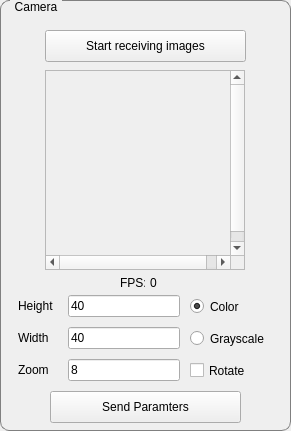
   <widget class="QGroupBox" name="groupBox_8">
    <property name="geometry">
     <rect>
      <x>30</x>
      <y>160</y>
      <width>291</width>
      <height>431</height>
     </rect>
    </property>
    <property name="styleSheet">
     <string notr="true">QGroupBox {
	border: 1px solid gray;
	border-radius: 9px;
	margin-top: 0.5em;
}

QGroupBox::title {
    subcontrol-origin: margin;
    left: 10px;
    padding: 0 3px 0 3px;
}
</string>
    </property>
    <property name="title">
     <string>Camera</string>
    </property>
    <widget class="QPushButton" name="btnImage">
     <property name="geometry">
      <rect>
       <x>45</x>
       <y>30</y>
       <width>201</width>
       <height>32</height>
      </rect>
     </property>
     <property name="text">
      <string>Start receiving images</string>
     </property>
    </widget>
    <widget class="QScrollArea" name="scrollCamera">
     <property name="geometry">
      <rect>
       <x>45</x>
       <y>70</y>
       <width>200</width>
       <height>200</height>
      </rect>
     </property>
     <property name="minimumSize">
      <size>
       <width>200</width>
       <height>200</height>
      </size>
     </property>
     <property name="maximumSize">
      <size>
       <width>200</width>
       <height>200</height>
      </size>
     </property>
     <property name="autoFillBackground">
      <bool>false</bool>
     </property>
     <property name="verticalScrollBarPolicy">
      <enum>Qt::ScrollBarAlwaysOn</enum>
     </property>
     <property name="horizontalScrollBarPolicy">
      <enum>Qt::ScrollBarAlwaysOn</enum>
     </property>
     <property name="widgetResizable">
      <bool>false</bool>
     </property>
     <widget class="QWidget" name="scrollAreaWidgetContents">
      <property name="geometry">
       <rect>
        <x>0</x>
        <y>0</y>
        <width>196</width>
        <height>196</height>
       </rect>
      </property>
     </widget>
    </widget>
    <widget class="QLineEdit" name="txtZoom">
     <property name="geometry">
      <rect>
       <x>68</x>
       <y>359</y>
       <width>112</width>
       <height>22</height>
      </rect>
     </property>
     <property name="text">
      <string>8</string>
     </property>
    </widget>
    <widget class="QLineEdit" name="txtHeight">
     <property name="geometry">
      <rect>
       <x>68</x>
       <y>295</y>
       <width>112</width>
       <height>22</height>
      </rect>
     </property>
     <property name="text">
      <string>40</string>
     </property>
    </widget>
    <widget class="QLineEdit" name="txtWidth">
     <property name="geometry">
      <rect>
       <x>68</x>
       <y>327</y>
       <width>112</width>
       <height>22</height>
      </rect>
     </property>
     <property name="text">
      <string>40</string>
     </property>
    </widget>
    <widget class="QPushButton" name="btnParameters">
     <property name="geometry">
      <rect>
       <x>50</x>
       <y>391</y>
       <width>191</width>
       <height>32</height>
      </rect>
     </property>
     <property name="text">
      <string>Send Paramters</string>
     </property>
    </widget>
    <widget class="QLabel" name="label_8">
     <property name="geometry">
      <rect>
       <x>18</x>
       <y>295</y>
       <width>42</width>
       <height>22</height>
      </rect>
     </property>
     <property name="text">
      <string>Height</string>
     </property>
    </widget>
    <widget class="QLabel" name="label_9">
     <property name="geometry">
      <rect>
       <x>18</x>
       <y>327</y>
       <width>42</width>
       <height>22</height>
      </rect>
     </property>
     <property name="text">
      <string>Width</string>
     </property>
    </widget>
    <widget class="QRadioButton" name="radioColor">
     <property name="geometry">
      <rect>
       <x>190</x>
       <y>296</y>
       <width>85</width>
       <height>21</height>
      </rect>
     </property>
     <property name="text">
      <string>Color</string>
     </property>
     <property name="checked">
      <bool>true</bool>
     </property>
    </widget>
    <widget class="QRadioButton" name="radioGrayscale">
     <property name="geometry">
      <rect>
       <x>190</x>
       <y>328</y>
       <width>85</width>
       <height>21</height>
      </rect>
     </property>
     <property name="text">
      <string>Grayscale</string>
     </property>
    </widget>
    <widget class="QLabel" name="label_10">
     <property name="geometry">
      <rect>
       <x>18</x>
       <y>359</y>
       <width>42</width>
       <height>22</height>
      </rect>
     </property>
     <property name="text">
      <string>Zoom</string>
     </property>
    </widget>
    <widget class="QCheckBox" name="chkRotate">
     <property name="geometry">
      <rect>
       <x>190</x>
       <y>360</y>
       <width>94</width>
       <height>21</height>
      </rect>
     </property>
     <property name="text">
      <string>Rotate</string>
     </property>
    </widget>
    <widget class="QLabel" name="label_2">
     <property name="geometry">
      <rect>
       <x>120</x>
       <y>275</y>
       <width>25</width>
       <height>16</height>
      </rect>
     </property>
     <property name="text">
      <string>FPS:</string>
     </property>
    </widget>
    <widget class="QLabel" name="lblFps">
     <property name="geometry">
      <rect>
       <x>150</x>
       <y>275</y>
       <width>31</width>
       <height>16</height>
      </rect>
     </property>
     <property name="text">
      <string>0</string>
     </property>
    </widget>
   </widget>
